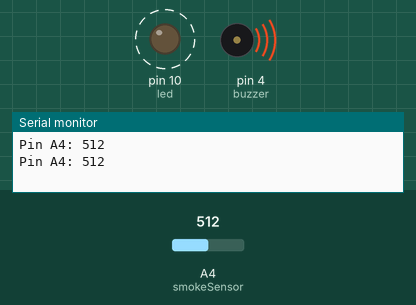
A sketch run on a simulated Arduino Uno, built with avr-gcc and run on an emulated ATmega328P. Shown: output pins drawn as LEDs (lit = HIGH), buzzer (waves = sounding), the last lines printed to the serial monitor. Dashed ring = blinking. The test bench sets the inputs (shaded band); at power-on: A4 (smokeSensor) = 512.

Above: at 1.9 s.
2.0 s: A4 (smokeSensor) set to 317
5.5 s: A4 (smokeSensor) set to 286
At 5.9 s:
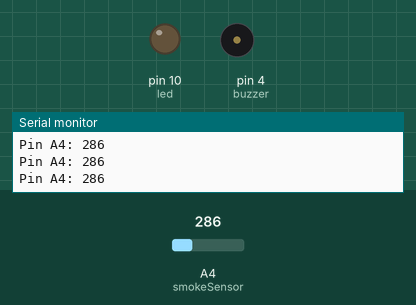
7.0 s: A4 (smokeSensor) set to 306
At 7.4 s:
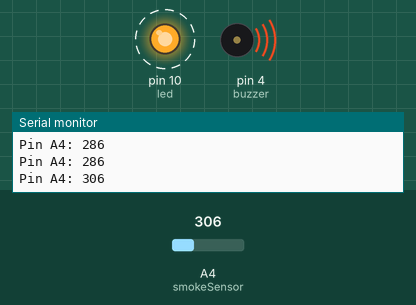
11.2 s: A4 (smokeSensor) set to 290
At 11.8 s:
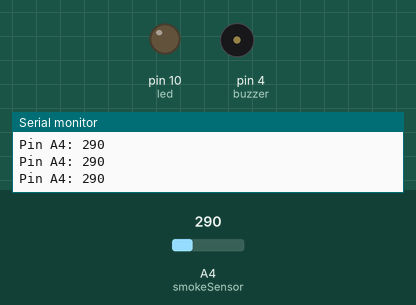
Timing chart, 0 to 13.9 s (numbered marks = the images above; inputs shaded):
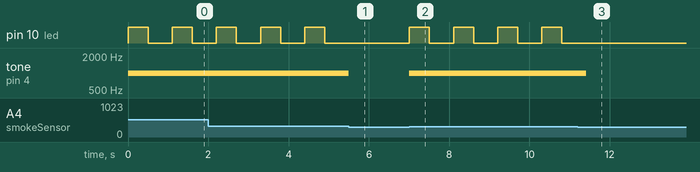

The sketch:

smoke_detector.ino
```cpp
// Smoke Detector Alarm

int led = 10; //initialize led to pin 10
int buzzer = 4; //initialize led to pin 4
int smokeSensor = A4;  //initialize led to pin A4
int thresholdVal = 300;  //set threshold value as 300

void setup() {
  pinMode(led, OUTPUT);
  pinMode(buzzer, OUTPUT);
  pinMode(smokeSensor, INPUT);
  Serial.begin(9600);
}

void loop() {
  int analogSensor = analogRead(smokeSensor);  // reads the current sensor value
  Serial.print("Pin A4: ");
  Serial.println(analogSensor);
  if (analogSensor > thresholdVal)    // checks if the sensor value is greater than threshold value
  {
    tone(buzzer, 1000);
    digitalWrite(led, HIGH);
    delay(500);
    digitalWrite(led, LOW);
    delay(500);
  }
  else
  {
    digitalWrite(led, LOW);
    noTone(buzzer);
  }
  delay(100);
}
```

Measured:
- the behaviour switches between 301 and 300 on A4 (smokeSensor) (found by bisection; images 0 and 1)
- after the input at 5.5 s, pin 10 (led): stays LOW (without the input it goes to HIGH after 0.00 s); tone on pin 4 (buzzer): 1000 Hz → silent at once
- after the input at 7.0 s, pin 10 (led): alternates HIGH for 0.50 s and LOW for 0.60 s, starting at once; tone on pin 4 (buzzer): silent → 1000 Hz at once
- after the input at 11.2 s, pin 10 (led): stops changing and stays LOW; tone on pin 4 (buzzer): 1000 Hz → silent after 0.21 s
- by itself, pin 10 (led): alternates HIGH for 0.50 s and LOW for 0.60 s
